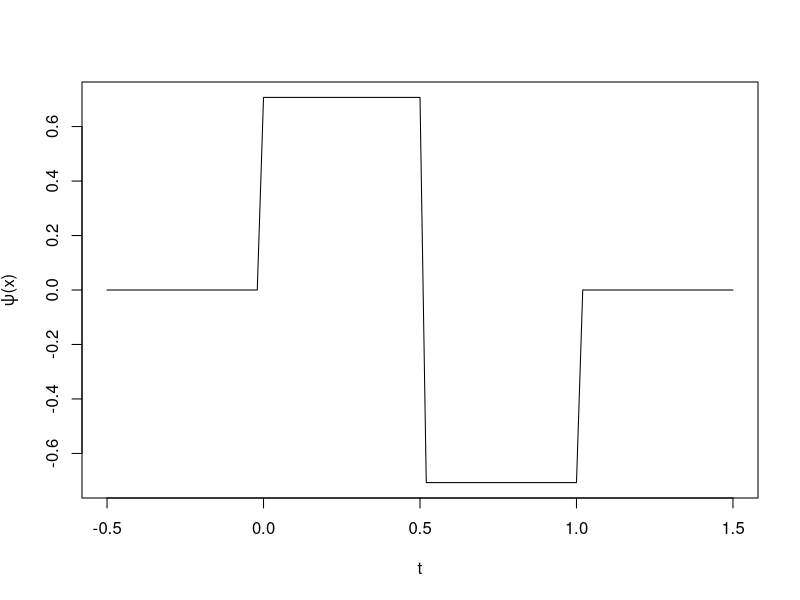

Write the R code that produced this figure. (Note: this script raises an error after producing the figure.)
## ---- chunk 1
h_1_0 = function(t){
    if ((t >= 0) & (t <= 1/2)){return(1/sqrt(2))}
    else if ((t >= 1/2) & (t <= 1)){return(-1/sqrt(2))}
    else{return(0)}
}
h = function(t,n,k){return(2^((n-1)/2) * h_1_0((2^(n-1)) * t - k))}
Vh <- Vectorize(h, "t")
curve( Vh(t = x, n = 1, k = 0), from = -0.5, to = 1.5, ylab=expression(paste(psi, "(x)")), xlab="t")
## ---- chunk 2
knitr::include_graphics("images/multiscale_Transform.png")
## ---- chunk 3
knitr::include_graphics("images/multiscale_Multiscaleanalysis.png")
## ---- chunk 4
knitr::include_graphics("images/multiscale_Orthogonalcomplement.png")
## ---- chunk 5
knitr::include_graphics("images/multiscale_spacedecomp.png")
## ---- chunk 6
knitr::include_graphics("images/multiscale_Twoscale.png")
